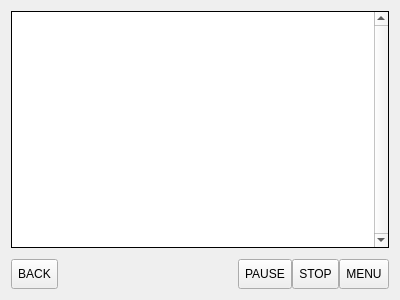
<?xml version="1.0" encoding="UTF-8"?>
<ui version="4.0">
 <class>TConsole_form</class>
 <widget class="QDialog" name="TConsole_form">
  <property name="geometry">
   <rect>
    <x>0</x>
    <y>0</y>
    <width>400</width>
    <height>300</height>
   </rect>
  </property>
  <property name="windowTitle">
   <string>Koperek32::Console</string>
  </property>
  <layout class="QVBoxLayout" name="verticalLayout">
   <item>
    <widget class="QListWidget" name="listWidget">
     <property name="font">
      <font>
       <family>Courier New</family>
       <weight>75</weight>
       <bold>true</bold>
      </font>
     </property>
     <property name="frameShape">
      <enum>QFrame::Box</enum>
     </property>
     <property name="frameShadow">
      <enum>QFrame::Plain</enum>
     </property>
     <property name="verticalScrollBarPolicy">
      <enum>Qt::ScrollBarAlwaysOn</enum>
     </property>
     <property name="horizontalScrollBarPolicy">
      <enum>Qt::ScrollBarAlwaysOff</enum>
     </property>
     <property name="autoScroll">
      <bool>true</bool>
     </property>
     <property name="selectionMode">
      <enum>QAbstractItemView::SingleSelection</enum>
     </property>
     <property name="selectionBehavior">
      <enum>QAbstractItemView::SelectRows</enum>
     </property>
     <property name="modelColumn">
      <number>0</number>
     </property>
    </widget>
   </item>
   <item>
    <layout class="QHBoxLayout" name="horizontalLayout">
     <property name="spacing">
      <number>0</number>
     </property>
     <property name="topMargin">
      <number>5</number>
     </property>
     <item>
      <widget class="QToolButton" name="toolButton">
       <property name="sizePolicy">
        <sizepolicy hsizetype="Fixed" vsizetype="Fixed">
         <horstretch>0</horstretch>
         <verstretch>0</verstretch>
        </sizepolicy>
       </property>
       <property name="minimumSize">
        <size>
         <width>40</width>
         <height>30</height>
        </size>
       </property>
       <property name="text">
        <string>BACK</string>
       </property>
       <property name="icon">
        <iconset resource="resources.qrc">
         <normaloff>:/new/prefix1/BMP/progress.png</normaloff>:/new/prefix1/BMP/progress.png</iconset>
       </property>
       <property name="iconSize">
        <size>
         <width>24</width>
         <height>24</height>
        </size>
       </property>
      </widget>
     </item>
     <item>
      <spacer name="horizontalSpacer">
       <property name="orientation">
        <enum>Qt::Horizontal</enum>
       </property>
       <property name="sizeHint" stdset="0">
        <size>
         <width>40</width>
         <height>20</height>
        </size>
       </property>
      </spacer>
     </item>
     <item>
      <widget class="QToolButton" name="toolButton_2">
       <property name="minimumSize">
        <size>
         <width>40</width>
         <height>30</height>
        </size>
       </property>
       <property name="text">
        <string>PAUSE</string>
       </property>
       <property name="icon">
        <iconset resource="resources.qrc">
         <normaloff>:/new/prefix1/BMP/pause.PNG</normaloff>:/new/prefix1/BMP/pause.PNG</iconset>
       </property>
      </widget>
     </item>
     <item>
      <widget class="QToolButton" name="toolButton_3">
       <property name="minimumSize">
        <size>
         <width>40</width>
         <height>30</height>
        </size>
       </property>
       <property name="text">
        <string>STOP</string>
       </property>
       <property name="icon">
        <iconset resource="resources.qrc">
         <normaloff>:/new/prefix1/BMP/stop.png</normaloff>:/new/prefix1/BMP/stop.png</iconset>
       </property>
       <property name="iconSize">
        <size>
         <width>24</width>
         <height>24</height>
        </size>
       </property>
      </widget>
     </item>
     <item>
      <widget class="QToolButton" name="toolButton_MENU">
       <property name="minimumSize">
        <size>
         <width>30</width>
         <height>30</height>
        </size>
       </property>
       <property name="text">
        <string>MENU</string>
       </property>
       <property name="icon">
        <iconset resource="resources.qrc">
         <normaloff>:/new/prefix1/BMP/menu.PNG</normaloff>:/new/prefix1/BMP/menu.PNG</iconset>
       </property>
       <property name="iconSize">
        <size>
         <width>24</width>
         <height>24</height>
        </size>
       </property>
      </widget>
     </item>
    </layout>
   </item>
  </layout>
 </widget>
 <resources>
  <include location="resources.qrc"/>
 </resources>
 <connections/>
</ui>
